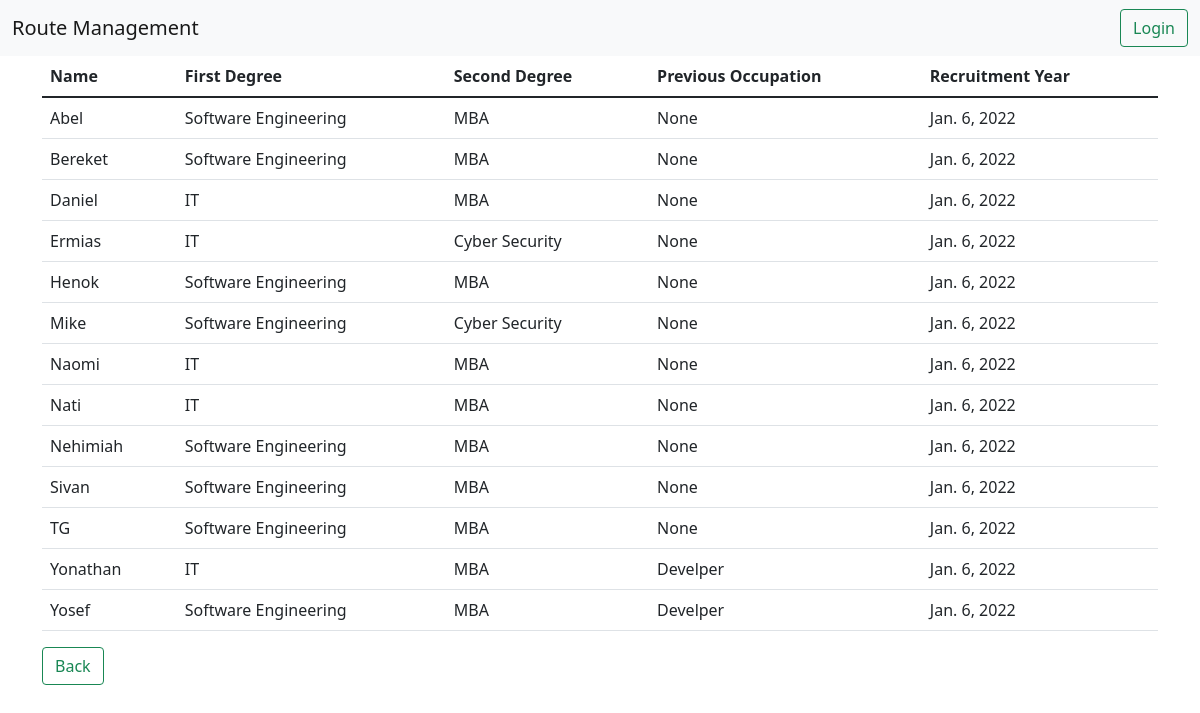
Page /showStaff/ on the committed database.
### shuffle/models.py (models this page shows, shortened)
class StaffProfile(models.Model):
    user = models.OneToOneField(User, null=True, on_delete=models.CASCADE)
    isAvailable = models.BooleanField(default=True)
    firstDegree = models.CharField(max_length=100)
    secondDegree = models.CharField(max_length=100)
    perviousOccupation = models.CharField(max_length=100, null=True)
    recruitmentYear = models.DateField(default=datetime.date.today)
    dateCreated = models.DateTimeField(default=timezone.now)

### shuffle/views.py (the view)
# urls.py: path("showStaff/", views.showAllStaff, name="allStaff"),
def showAllStaff(request):
    staffMembers = StaffProfile.objects.all()
    return render(
        request, "shuffle/showStaff.html", context={"staffMembers": staffMembers}
    )

### shuffle/templates/shuffle/showStaff.html
{%extends 'base.html'%}
{%block content%}
    <table class="table table-borderd table-hover">
        <thead>
            <tr>
                <th>Name</th>
                <th>First Degree</th>
                <th>Second Degree</th>
                <th>Previous Occupation</th>
                <th>Recruitment Year</th>
            </tr>
        </thead>
        <tbody>
            {%for member in staffMembers%}
                <tr>
                    <td>{{member.user.username}}</td>
                    <td>{{member.firstDegree}}</td>
                    <td>{{member.secondDegree}}</td>
                    <td>{{member.perviousOccupation}}</td>
                    <td>{{member.recruitmentYear}}</td>
                </tr>
            {%endfor%}
        </tbody>
    </table>
    <a href="{%url 'shuffle:index' %}" class="btn btn-outline-success">Back</a>
{%endblock%}

### rows in the picture
StaffProfile: user.username "Abel", firstDegree "Software Engineering", secondDegree "MBA", perviousOccupation "None", recruitmentYear "Jan. 6, 2022"
StaffProfile: user.username "Bereket", firstDegree "Software Engineering", secondDegree "MBA", perviousOccupation "None", recruitmentYear "Jan. 6, 2022"
StaffProfile: user.username "Daniel", firstDegree "IT", secondDegree "MBA", perviousOccupation "None", recruitmentYear "Jan. 6, 2022"
StaffProfile: user.username "Ermias", firstDegree "IT", secondDegree "Cyber Security", perviousOccupation "None", recruitmentYear "Jan. 6, 2022"
StaffProfile: user.username "Henok", firstDegree "Software Engineering", secondDegree "MBA", perviousOccupation "None", recruitmentYear "Jan. 6, 2022"
StaffProfile: user.username "Mike", firstDegree "Software Engineering", secondDegree "Cyber Security", perviousOccupation "None", recruitmentYear "Jan. 6, 2022"
StaffProfile: user.username "Naomi", firstDegree "IT", secondDegree "MBA", perviousOccupation "None", recruitmentYear "Jan. 6, 2022"
StaffProfile: user.username "Nati", firstDegree "IT", secondDegree "MBA", perviousOccupation "None", recruitmentYear "Jan. 6, 2022"
StaffProfile: user.username "Nehimiah", firstDegree "Software Engineering", secondDegree "MBA", perviousOccupation "None", recruitmentYear "Jan. 6, 2022"
StaffProfile: user.username "Sivan", firstDegree "Software Engineering", secondDegree "MBA", perviousOccupation "None", recruitmentYear "Jan. 6, 2022"
StaffProfile: user.username "TG", firstDegree "Software Engineering", secondDegree "MBA", perviousOccupation "None", recruitmentYear "Jan. 6, 2022"
StaffProfile: user.username "Yonathan", firstDegree "IT", secondDegree "MBA", perviousOccupation "Develper", recruitmentYear "Jan. 6, 2022"
StaffProfile: user.username "Yosef", firstDegree "Software Engineering", secondDegree "MBA", perviousOccupation "Develper", recruitmentYear "Jan. 6, 2022"
